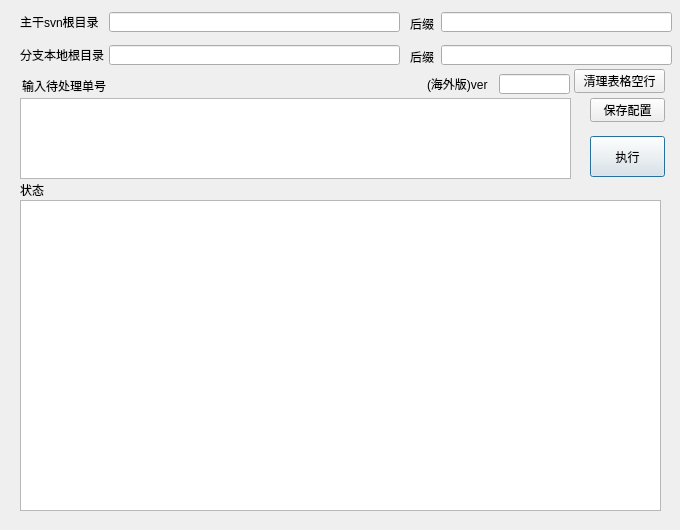
<?xml version="1.0" encoding="utf-8"?>

<ui version="4.0"> 
  <class>Dialog</class>  
  <widget class="QDialog" name="Dialog"> 
    <property name="geometry"> 
      <rect> 
        <x>0</x>  
        <y>0</y>  
        <width>680</width>  
        <height>530</height> 
      </rect> 
    </property>  
    <property name="minimumSize"> 
      <size> 
        <width>680</width>  
        <height>530</height> 
      </size> 
    </property>  
    <property name="maximumSize"> 
      <size> 
        <width>680</width>  
        <height>530</height> 
      </size> 
    </property>  
    <property name="windowTitle"> 
   <string>Excel Merge v2017.01(r299)</string>
    </property>  
    <widget class="QLineEdit" name="lineEdit_trunk"> 
      <property name="geometry"> 
        <rect> 
          <x>109</x>  
          <y>12</y>  
          <width>291</width>  
          <height>20</height> 
        </rect> 
      </property> 
    </widget>  
    <widget class="QLineEdit" name="lineEdit_branch"> 
      <property name="geometry"> 
        <rect> 
          <x>109</x>  
          <y>45</y>  
          <width>291</width>  
          <height>20</height> 
        </rect> 
      </property> 
    </widget>  
    <widget class="QLineEdit" name="lineEdit_trunk_postfix"> 
      <property name="geometry"> 
        <rect> 
          <x>441</x>  
          <y>12</y>  
          <width>231</width>  
          <height>20</height> 
        </rect> 
      </property> 
    </widget>  
    <widget class="QLabel" name="label"> 
      <property name="geometry"> 
        <rect> 
          <x>20</x>  
          <y>16</y>  
          <width>78</width>  
          <height>12</height> 
        </rect> 
      </property>  
      <property name="text"> 
        <string>主干svn根目录</string> 
      </property> 
    </widget>  
    <widget class="QLabel" name="label_2"> 
      <property name="geometry"> 
        <rect> 
          <x>410</x>  
          <y>16</y>  
          <width>31</width>  
          <height>16</height> 
        </rect> 
      </property>  
      <property name="text"> 
        <string>后缀</string> 
      </property> 
    </widget>  
    <widget class="QLabel" name="label_3"> 
      <property name="geometry"> 
        <rect> 
          <x>20</x>  
          <y>49</y>  
          <width>84</width>  
          <height>12</height> 
        </rect> 
      </property>  
      <property name="text"> 
        <string>分支本地根目录</string> 
      </property> 
    </widget>  
    <widget class="QLabel" name="label_4"> 
      <property name="geometry"> 
        <rect> 
          <x>410</x>  
          <y>49</y>  
          <width>31</width>  
          <height>16</height> 
        </rect> 
      </property>  
      <property name="text"> 
        <string>后缀</string> 
      </property> 
    </widget>  
    <widget class="QLineEdit" name="lineEdit_branch_postfix"> 
      <property name="geometry"> 
        <rect> 
          <x>441</x>  
          <y>45</y>  
          <width>231</width>  
          <height>20</height> 
        </rect> 
      </property> 
    </widget>  
    <widget class="QTextEdit" name="textEdit"> 
      <property name="geometry"> 
        <rect> 
          <x>20</x>  
          <y>98</y>  
          <width>551</width>  
          <height>81</height> 
        </rect> 
      </property> 
    </widget>  
    <widget class="QPushButton" name="pushButton_go"> 
      <property name="geometry"> 
        <rect> 
          <x>590</x>  
          <y>136</y>  
          <width>75</width>  
          <height>41</height> 
        </rect> 
      </property>  
      <property name="text"> 
        <string>执行</string> 
      </property> 
    </widget>  
    <widget class="QPushButton" name="pushButton_save"> 
      <property name="geometry"> 
        <rect> 
          <x>590</x>  
          <y>98</y>  
          <width>75</width>  
          <height>24</height> 
        </rect> 
      </property>  
      <property name="text"> 
        <string>保存配置</string> 
      </property> 
    </widget>  
    <widget class="QTextEdit" name="textEdit_status"> 
      <property name="geometry"> 
        <rect> 
          <x>20</x>  
          <y>200</y>  
          <width>641</width>  
          <height>311</height> 
        </rect> 
      </property>  
      <property name="readOnly"> 
        <bool>true</bool> 
      </property> 
    </widget>  
    <widget class="QLabel" name="label_5"> 
      <property name="geometry"> 
        <rect> 
          <x>22</x>  
          <y>78</y>  
          <width>101</width>  
          <height>16</height> 
        </rect> 
      </property>  
      <property name="text"> 
        <string>输入待处理单号</string> 
      </property> 
    </widget>  
    <widget class="QLabel" name="label_6"> 
      <property name="geometry"> 
        <rect> 
          <x>20</x>  
          <y>182</y>  
          <width>41</width>  
          <height>16</height> 
        </rect> 
      </property>  
      <property name="text"> 
        <string>状态</string> 
      </property> 
    </widget>  
    <widget class="QPushButton" name="pushButton_clean"> 
      <property name="geometry"> 
        <rect> 
          <x>574</x>  
          <y>69</y>  
          <width>91</width>  
          <height>24</height> 
        </rect> 
      </property>  
      <property name="text"> 
        <string>清理表格空行</string> 
      </property> 
    </widget>  
    <widget class="QLineEdit" name="lineEdit_startver"> 
      <property name="geometry"> 
        <rect> 
          <x>499</x>  
          <y>74</y>  
          <width>71</width>  
          <height>20</height> 
        </rect> 
      </property> 
    </widget>  
    <widget class="QLabel" name="label_7"> 
      <property name="geometry"> 
        <rect> 
          <x>427</x>  
          <y>74</y>  
          <width>71</width>  
          <height>20</height> 
        </rect> 
      </property>  
      <property name="text"> 
        <string>(海外版)ver</string> 
      </property> 
    </widget>  
    <zorder>lineEdit_trunk_postfix</zorder>  
    <zorder>label</zorder>  
    <zorder>label_2</zorder>  
    <zorder>label_3</zorder>  
    <zorder>label_4</zorder>  
    <zorder>lineEdit_branch_postfix</zorder>  
    <zorder>textEdit</zorder>  
    <zorder>pushButton_go</zorder>  
    <zorder>pushButton_save</zorder>  
    <zorder>textEdit_status</zorder>  
    <zorder>label_5</zorder>  
    <zorder>label_6</zorder>  
    <zorder>pushButton_clean</zorder>  
    <zorder>lineEdit_trunk</zorder>  
    <zorder>lineEdit_branch</zorder>  
    <zorder>lineEdit_startver</zorder>  
    <zorder>label_7</zorder> 
  </widget>  
  <tabstops> 
    <tabstop>textEdit</tabstop>  
    <tabstop>pushButton_go</tabstop>  
    <tabstop>lineEdit_trunk</tabstop>  
    <tabstop>lineEdit_trunk_postfix</tabstop>  
    <tabstop>lineEdit_branch</tabstop>  
    <tabstop>lineEdit_branch_postfix</tabstop> 
  </tabstops>  
  <resources/>  
  <connections/> 
</ui>
